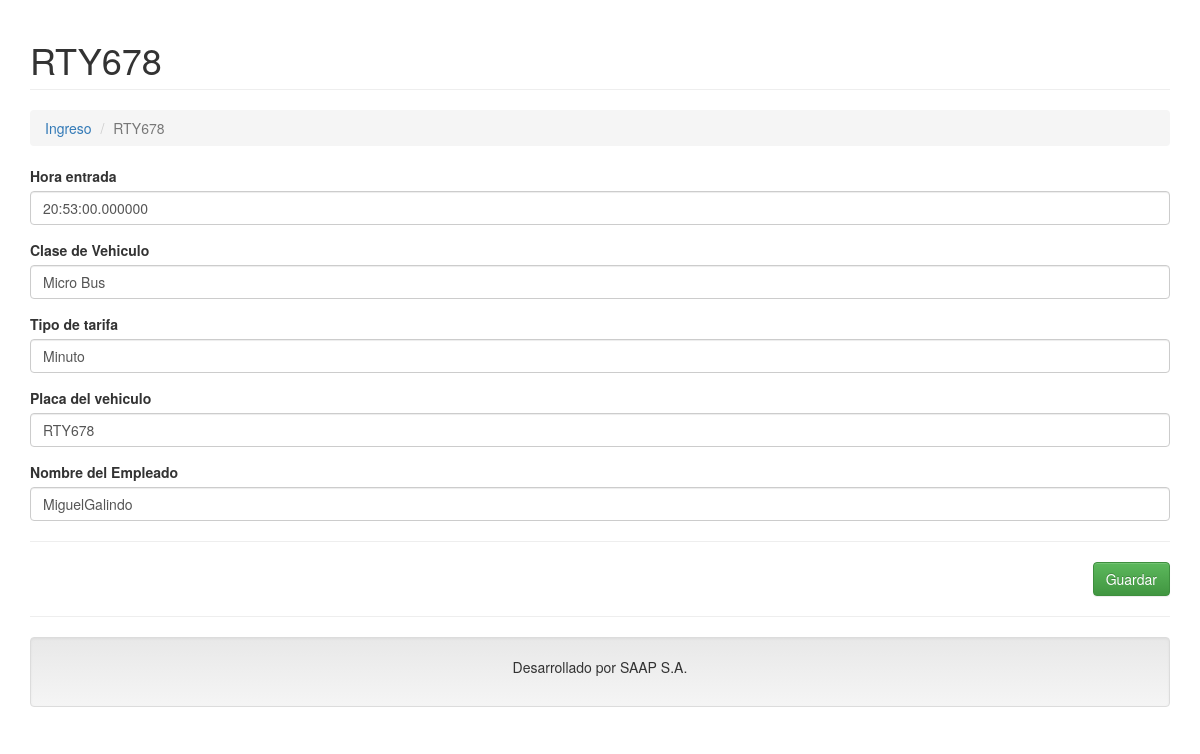
The app's page /ingresos.php?c=Ingreso&a=Update&id=0 (signed in) with its own data.
### tables this page shows
CREATE TABLE `ingresos` (
  `IdControlIngreso` int(11) NOT NULL,
  `tiempo` varchar(100) NOT NULL,
  `tipovehiculo` varchar(100) NOT NULL,
  `TipoTarifa` varchar(100) NOT NULL,
  `PlacasVehiculo` varchar(100) NOT NULL,
  `NombreEmpleado` varchar(100) NOT NULL
);

### controller/ingreso.controller.php (called while the page is built, shortened)
<?php
require_once 'model/ingreso.php';
class IngresoController{
    private $model;
    public function __CONSTRUCT(){
        $this->model = new Ingreso();
    }
    public function Update(){
        $alm = new Ingreso();
        if(isset($_REQUEST['id'])){
            $alm = $this->model->Obtener($_REQUEST['id']);
        }
        require_once 'view/header.php';
        require_once 'view/ingreso/ingreso-actualizar.php';
        require_once 'view/footer.php';
    }
}

### model/database.php (called while the page is built)
<?php
class Database
{
    public static function StartUp()
    {
        $pdo = new PDO('mysql:host=localhost;dbname=saap;charset=utf8', 'root', '');
        $pdo->setAttribute(PDO::ATTR_ERRMODE, PDO::ERRMODE_EXCEPTION);
        return $pdo;
    }
}

### model/ingreso.php (called while the page is built, shortened)
<?php
class Ingreso
{
	private $pdo;
	public function __CONSTRUCT()
	{
		try
		{
			$this->pdo = Database::StartUp();
		}
		catch(Exception $e)
		{
			die($e->getMessage());
		}
	}
	public function Obtener($id)
	{
		try
		{
			$stm = $this->pdo
			          ->prepare("SELECT * FROM ingresos WHERE IdControlIngreso = ?");
			$stm->execute(array($id));
			return $stm->fetch(PDO::FETCH_OBJ);
		} catch (Exception $e)
		{
			die($e->getMessage());
		}
	}
}

### view/ingreso/ingreso-actualizar.php (the view, shortened to what this page needs)
<h1 class="page-header">
    <?php echo $alm->IdControlIngreso != null ? $alm->PlacasVehiculo : 'Modificar ingreso'; ?>
</h1>
<ol class="breadcrumb">
  <li><a href="?c=Ingreso">Ingreso</a></li>
  <li class="active"><?php echo $alm->IdControlIngreso != null ? $alm->PlacasVehiculo : 'Modificar ingreso'; ?></li>
</ol>
<form id="frm-ingreso" action="?c=Ingreso&a=Modificar" method="post" enctype="multipart/form-data">
   <div class="form-group">
        <label>Hora entrada</label>
        <input type="text" name="tiempo" value="<?php echo $alm->tiempo; ?>" class="form-control" />
    </div>
    <div class="form-group">
        <label>Clase de Vehiculo</label>
        <input type="text" name="tipovehiculo" value="<?php echo $alm->tipovehiculo; ?>" class="form-control" />
    </div>
    <div class="form-group">
        <label>Tipo de tarifa</label>
        <input type="text" name="TipoTarifa" value="<?php echo $alm->TipoTarifa; ?>" class="form-control" placeholder="Ingrese nombre Cliente"  />
    </div>
    <div class="form-group">
        <label>Placa del vehiculo</label>
        <input type="text" name="PlacasVehiculo" value="<?php echo $alm->PlacasVehiculo; ?>" class="form-control" />
    </div>
    <div class="form-group">
        <label>Nombre del Empleado</label>
        <input type="text" name="NombreEmpleado" value="<?php echo $alm->NombreEmpleado; ?>" class="form-control" placeholder="Ingrese numero de contacto del cliente" />
    </div>
    <hr />
    <div class="text-right">
        <button class="btn btn-success">Guardar</button>
    </div>
</form>

### records on screen
ingresos: PlacasVehiculo "RTY678", tiempo "20:53:00.000000", tipovehiculo "Micro Bus", TipoTarifa "Minuto", NombreEmpleado "MiguelGalindo"
